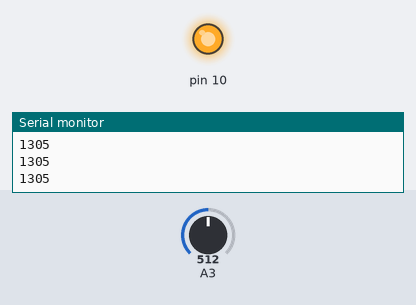
This sketch was run on a simulated Arduino Uno, built with avr-gcc and run on an emulated ATmega328P. On the bench: output pins drawn as LEDs (lit = HIGH), the last lines printed to the serial monitor. The test bench sets the inputs (shaded band); at power-on: A3 = 512.

Above: at 1.2 s.
1.3 s: A3 set to 0
At 1.8 s:
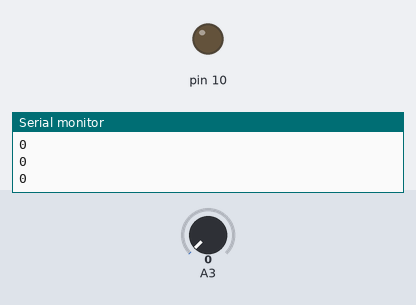
2.8 s: A3 set to 122
At 4.0 s:
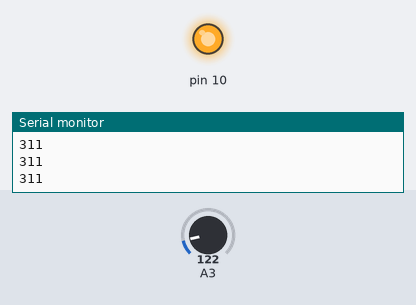
Timing chart, 0 to 5.8 s (numbered marks = the images above; inputs shaded):
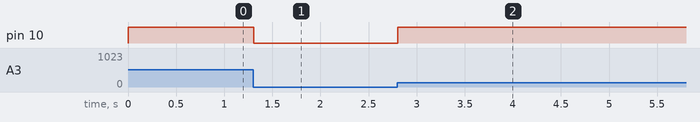

The sketch:

main.ino
```cpp
void setup() {
  Serial.begin(9600);
  pinMode(A5, INPUT);
  pinMode(A3, INPUT);
  pinMode(10, OUTPUT);
  digitalWrite(A5, LOW);
  digitalWrite(A3, LOW);
  digitalWrite(10, HIGH);
}

void loop() {
  int valor = map(analogRead(A3), 0, 100, 0, 255);
  Serial.println(valor);
  analogWrite(10, valor);
}
```

Measured:
- after the input at 1.3 s, pin 10: HIGH → LOW at once
- after the input at 2.8 s, pin 10: LOW → HIGH at once
